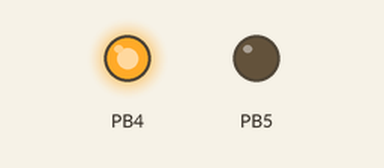
This program was run on a simulated ATmega328P, built with avr-gcc and emulated at 16 MHz. On the bench: output pins drawn as LEDs (lit = HIGH).

Above: at 1.0 s.
At 5.0 s:
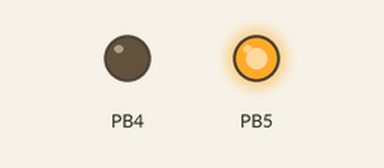
At 7.0 s:
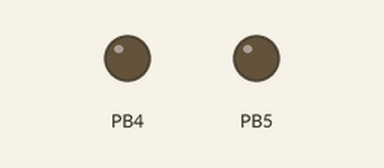
Timing chart, 0 to 10.4 s (numbered marks = the images above):
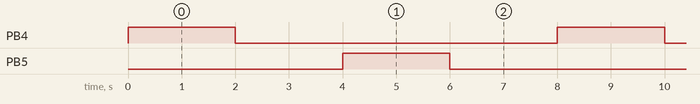

The program:

main.c
```c
#define F_CPU 16000000UL
#include <avr/io.h>
#include <util/delay.h>


int main(void)
{

	DDRB |= (1 << DDB5) | (1 << DDB4); //PB3 as output


    while (1)
    {
        // Set PB4 HIGH
        PORTB |= (1 << PORTB4);
        _delay_ms(2000);

        // Set  LOW
        PORTB &= ~(1<<PORTB4);
        _delay_ms(2000);

        // Set PB5 HIGH
        PORTB |= (1 << PORTB5);
        _delay_ms(2000);

        // Set  LOW
        PORTB &= ~(1<<PORTB5);
        _delay_ms(2000);

    }
}
```

Measured:
- by itself, PB4, PB5: alternates HIGH for 2.0 s and LOW for 6.0 s
- by itself, everything shown: repeats every 8.0 s, in 4 steps
